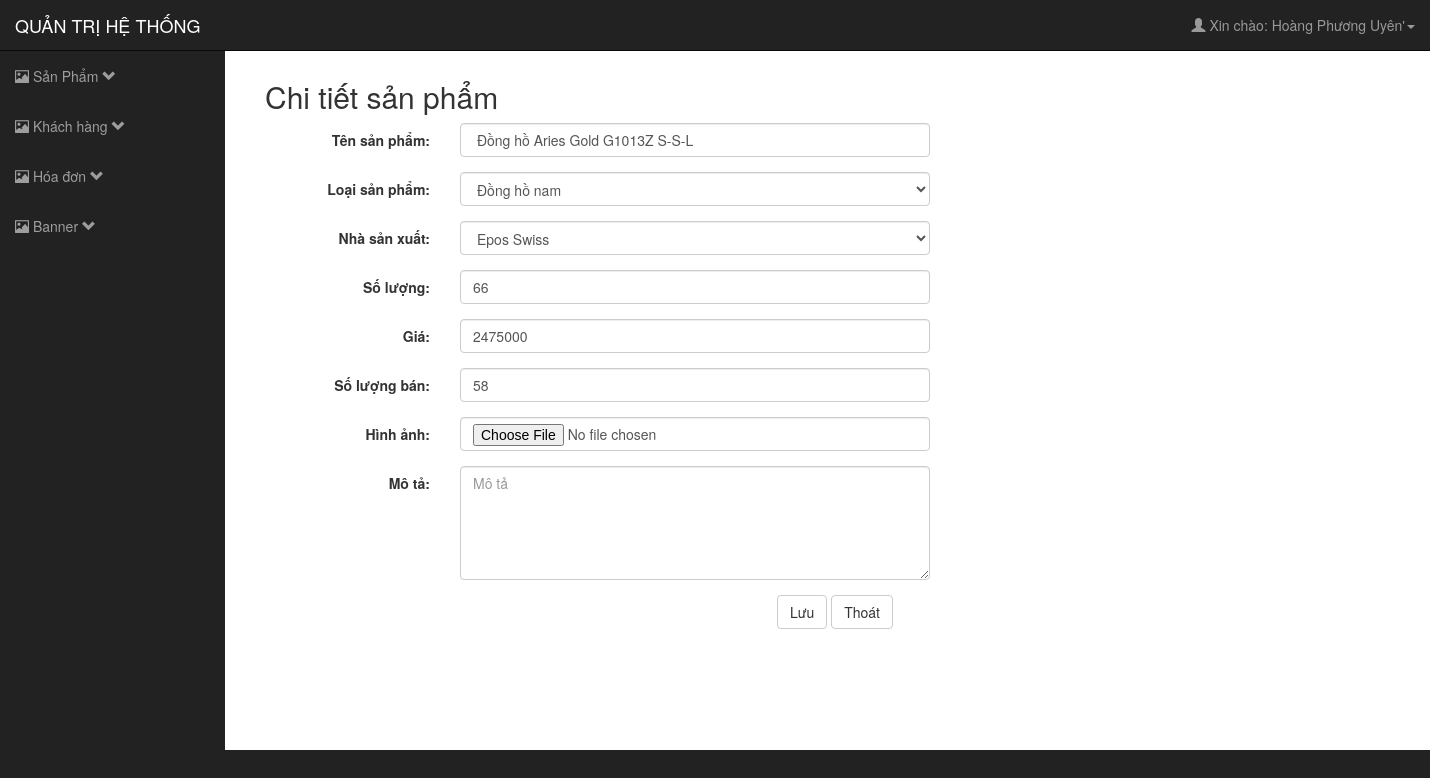
/WebShop/Admin/index.php?action=edit&ma_sp=31 (signed in), run on the app's committed database.
### tables this page shows
CREATE TABLE `sanpham` (
  `ma_sp` int(11) NOT NULL,
  `ten_sp` varchar(40) NOT NULL,
  `don_gia` int(11) NOT NULL,
  `hinh_anh` varchar(100) NOT NULL,
  `ma_loai_sp` int(11) NOT NULL,
  `ma_nsx` int(11) NOT NULL,
  `so_luong` int(11) NOT NULL,
  `thong_tin` varchar(200) NOT NULL,
  `so_luong_ban` int(11) NOT NULL,
  `chi_tiet_sp` varchar(200) NOT NULL,
  `khuyen_mai` varchar(100) NOT NULL
);

### WebShop/Admin/index.php (called while the page is built, shortened)
<?php
    include "config.php";
 ?>
<?php
    include "controller/controller_login.php";
?>

### WebShop/Admin/config.php (called while the page is built, shortened)
 <?php
class config
{
	var $conn = "";
	var $sql = "";
	public function __construct($hostname="localhost", $dbname="shop_dongho", $user="root",$pass=""){
		try		{
		$this->conn = new PDO("mysql:host=$hostname; dbname=$dbname; charset=utf8","$user","$pass");
		$this->conn->setAttribute(PDO::ATTR_ERRMODE, PDO::ERRMODE_EXCEPTION);
		}
		catch(PDOException $e){
			exit("Không kết nối được với csdl !");
		}
	}
	public function setQuery($sql){
		$this->sql = $sql;
	}
	public function execute($options = array()){
		try	{
			$this->cursor = $this->conn->prepare($this->sql);
			$this->cursor->execute($options);
			return $this->cursor;
		}
		catch(PDOException $e){
			return false;
		}
	}
	public function loadAllRows($options = array()){
		if(!$options){
			if (!$result = $this->execute())
				return false;
		}
		else {
			if (!$result = $this->execute($options))
				return false;
		}
		return $result->fetchAll(PDO::FETCH_OBJ);
	}
	public function loadRow($options = array()){
		if(!$options){
			if (!$result = $this->execute())
				return false;
		}
		else {
			if (!$result = $this->execute($options))
				return false;
		}
		return $result->fetch(PDO::FETCH_OBJ);
	}
}
?>

### WebShop/Admin/model/SanPhamModel.php (called while the page is built, shortened)
<?php
include_once("config.php");
class SanPhamModel extends config
{
	public function getAllLoaiSanPham(){
		return $this->loadAllRows();
	}
	public function getAllNhaSanXuat(){
		return $this->loadAllRows();
	}
	public function getSanPhamById($id)
	{
		return $this->loadRow(array($id));
	}
}

### WebShop/Admin/view/sanpham/suasanpham.php (the view, shortened to what this page needs)
<div class="container">
  <h2>Chi tiết sản phẩm</h2>
   <form class="form-horizontal" method="post">
    <div class="form-group">
      <label class="control-label col-sm-2" >Tên sản phẩm:</label>
      <div class="col-sm-10" style="width:500px;">
        <input type="text" class="form-control" id="ten_sp" placeholder="Tên sản phẩm" name="ten_sp" value="<?=$SanPham->ten_sp?>">
      </div>
    </div>
    <div class="form-group">
        <label for="type" class="col-sm-2 control-label">Loại sản phẩm:</label>
        <div class="col-sm-10" style="width:500px;">
            <div class="fg-line">
                <select class="form-control" id="ma_loai_sp" name="ma_loai_sp" title="Chọn loại sản phẩm">
                <?php foreach ($LoaiSanPham as $Loai) { ?>
                	 <option value='<?=$Loai->ma_loai_sp?>'><?=$Loai->loai_dong_ho?></option>
                  <?php } ?>
                </select>
            </div>
        </div>
     </div>
      <div class="form-group">
        <label for="type" class="col-sm-2 control-label">Nhà sản xuất:</label>
        <div class="col-sm-10" style="width:500px;">
            <div class="fg-line">
                <select class="form-control" id="ma_nsx" name="ma_nsx" title="Chọn nhà sản xuất">
                <?php foreach ($NhaSanXuat as $nsx) { ?>
                  <option value='<?=$nsx->ma_nsx?>'><?=$nsx->ten_nsx?></option>
                 <?php } ?>
                </select>
            </div>
        </div>
     </div>
    <div class="form-group">
      <label class="control-label col-sm-2">Số lượng:</label>
      <div class="col-sm-10" style="width:500px;">
        <input type="number" class="form-control" id="so_luong" placeholder="Số lượng" name="so_luong" value="<?=$SanPham->so_luong?>">
      </div>
    </div>
    <div class="form-group">
      <label class="control-label col-sm-2">Giá:</label>
      <div class="col-sm-10" style="width:500px;">
        <input type="number" class="form-control" id="don_gia" placeholder="Giá" name="don_gia" value="<?=$SanPham->don_gia?>">
      </div>
    </div>
    <div class="form-group">
      <label class="control-label col-sm-2">Số lượng bán:</label>
      <div class="col-sm-10" style="width:500px;">
        <input type="text" class="form-control" id="so_luong_ban" placeholder="Số lượng bán" name="so_luong_ban" value="<?=$SanPham->so_luong_ban?>">
      </div>
    </div>
    <div class="form-group">
      <label class="control-label col-sm-2">Hình ảnh:</label>
      <div class="col-sm-10" style="width:500px;">
        <input type="file" class="form-control" id="hinhanh"  name="hinhanh" >
      </div>
    </div>
    <div class="form-group">
      <label class="control-label col-sm-2">Mô tả:</label>
      <div class="col-sm-10" style="width:500px;">
        <textarea class="form-control" rows="5" id="thong_tin" placeholder="Mô tả" name="thong_tin"></textarea>
      </div>
    </div>
    <div class="form-group" style="text-align:center;">
    <button type="submit" class="btn btn-default" id="btnLuu" name="btnLuu">Lưu</button>
    <button type="button" class="btn btn-default">Thoát</button>
    </div>
  </form>
</div>

### WebShop/Admin/public/style.css (style rules this page uses)
body { margin-top: 100px; background-color: #222; }
@media (min-width:768px) { body { margin-top: 50px; } }

### data on the page
sanpham: ten_sp "Đồng hồ Aries Gold G1013Z S-S-L", so_luong "66", don_gia "2475000", so_luong_ban "58"

### other printed values
$_SESSION["loged"] "Hoàng Phương Uyên"
form field ma_loai_sp "Đồng hồ nam"
form field ma_nsx "Epos Swiss"
